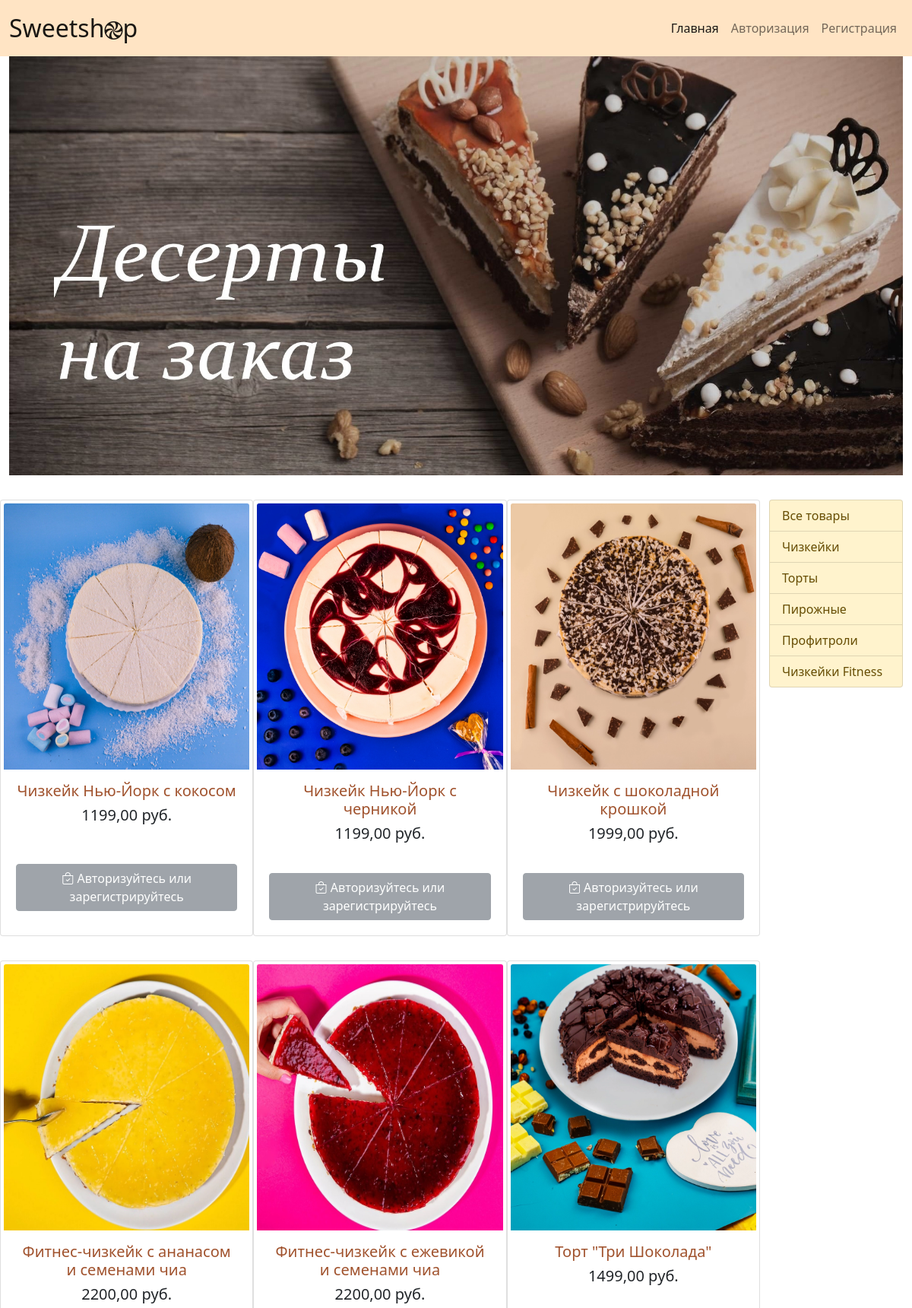
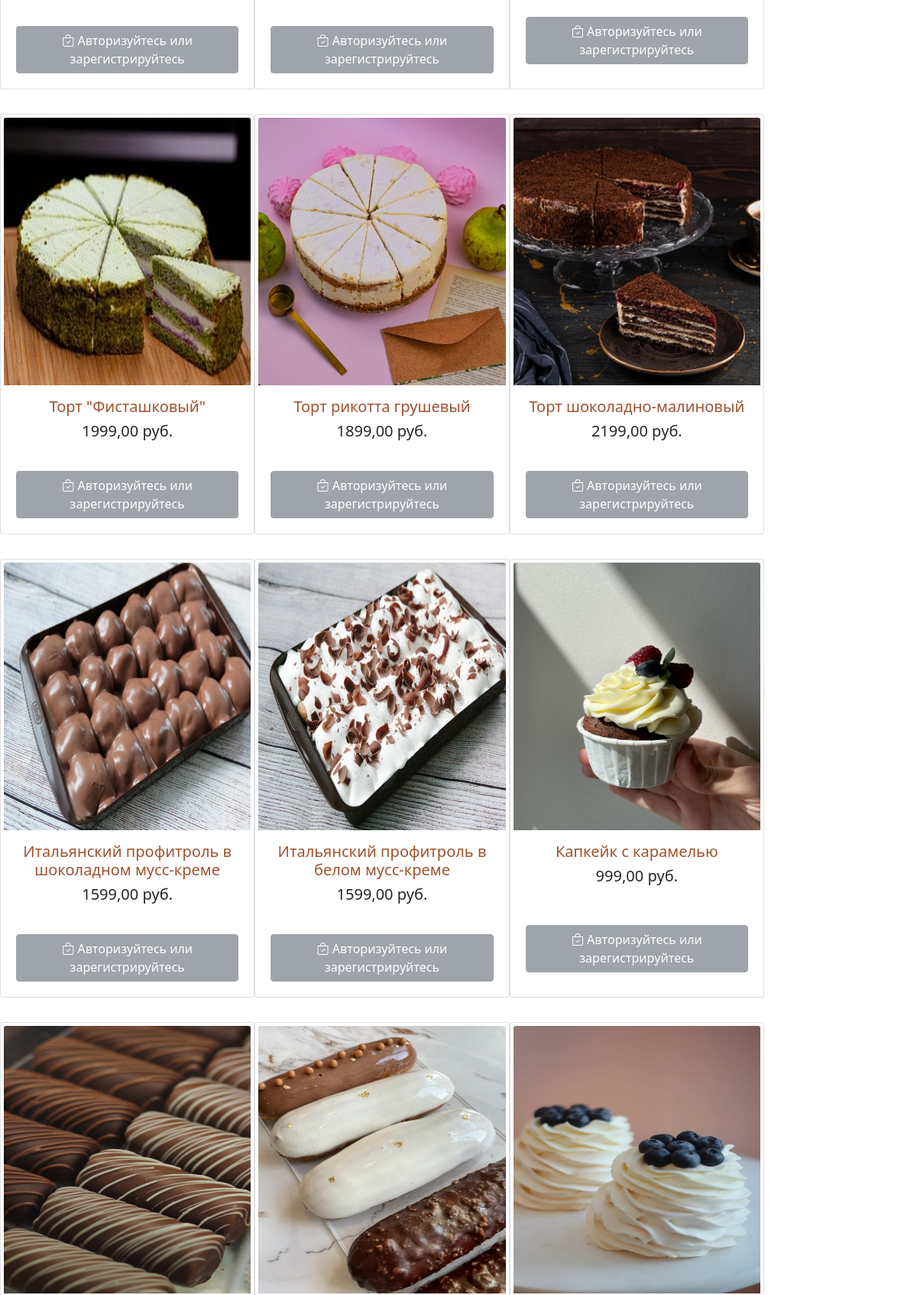
The page / (upper part) on the database its author committed (2 pictures, top to bottom).
### SweetshopApp/models.py (models this page shows, shortened)
class Product(models.Model):
    name = models.CharField(max_length=100, verbose_name='Название товара')
    slug = models.SlugField(verbose_name='URL')
    image = models.ImageField(upload_to="images/", height_field="image_height", width_field="image_width",
                              verbose_name = 'Изображение')
    image_height = models.PositiveIntegerField(
        null=True,
        blank=True,
        editable=False,
        default="525"
    )
    image_width = models.PositiveIntegerField(
        null=True,
        blank=True,
        editable=False,
        default="260"
    )
    category = models.ForeignKey(Category, on_delete=models.CASCADE, verbose_name='Категория')
    description = models.TextField(verbose_name='Описание', default='Описание появится позже')
    weight = models.FloatField(verbose_name='Вес', default=0)
    price = models.DecimalField(max_digits=9, decimal_places=2, verbose_name='Цена', default = 0)
    def get_absolute_url(self):
        return reverse('product_detail', kwargs={'cat_slug': self.category.slug, 'product_slug': self.slug})
    class Meta:
        verbose_name = 'Товар'
        verbose_name_plural = 'Товары'

class Category(models.Model):
    name = models.CharField(max_length=100, verbose_name='Название категории')
    slug = models.SlugField(verbose_name='URL')
    class Meta:
        verbose_name = 'Категория'
        verbose_name_plural = 'Категории'

### SweetshopApp/views.py (the view)
# urls.py: path('', BaseView.as_view(), name='base'),
class BaseView(CartMixin, views.View): #рендеринг главной страницы
    def get(self, request, *args, **kwargs):
        products = Product.objects.all()
        categories = Category.objects.all()
        context = {
            'cart': self.cart,
            'categories': categories,
            'products': products,
        }
        return render(request, 'base.html', context)

### SweetshopApp/mixins.py (called while the page is built, shortened)
    def dispatch(self, request, *args, **kwargs):
        cart = None
        self.cart = cart
        return super().dispatch(request, *args, **kwargs)

### SweetshopApp/templates/base.html (shortened to what this page needs)
<!DOCTYPE html>
{% load static %}
<html lang="en">
<head>
    <link rel="stylesheet" href="https://cdn.jsdelivr.net/npm/bootstrap-icons@1.8.1/font/bootstrap-icons.css">
    <link rel="stylesheet" href="https://pro.fontawesome.com/releases/v5.10.0/css/all.css"/>
    <link href="https://cdn.jsdelivr.net/npm/bootstrap@5.1.3/dist/css/bootstrap.min.css" rel="stylesheet">
</head>
<body>
<nav class="navbar navbar-expand-lg navbar-light"  style="background-color: bisque">
  <div class="container-fluid">
      <a class="navbar-brand" href="{% url 'base' %}" style="font-size: 2rem;">Sweetsh<i class="bi bi-hypnotize" style="font-size: 1.5rem;"></i>p</a>
    <div class="one-edge-shadow navbar navbar-light sticky-top navbar navbar-expand-lg
text-white" id="navbarSupportedContent">
      <ul class="navbar-nav me-auto mb-2 mb-lg-0">
        <li class="nav-item">
          <a class="nav-link active" aria-current="page" href="{% url 'base' %}">Главная</a>
        </li>
          {% if not request.user.is_authenticated %}
            <li class="nav-item">
                <a class="nav-link" href="{% url 'login' %}">Авторизация</a>
            </li>
            <li class="nav-item">
                <a class="nav-link" href="{% url 'registration'%}">Регистрация</a>
            </li>
          {% endif %}
      </ul>
    </div>
  </div>
</nav>
<div class="container-fluid">
{% block content %}
    <img src="{% static '1.jpg'%}" class="img-fluid w-100" alt="...">
        <div class="col-md-12 mt-3">
            <div class="row">
            <div class="col-md-10">
            <div class="row">
                {% for product in products %}
                    <div class="card col-md-4 p-1 mb-3 mt-3">
                        <a href="{{ product.get_absolute_url }}" class="text-decoration-none"><img src="{{ product.image.url }}" class="card-img-top" height="350px"></a>
                        <div class="card-body text-center">
                            <h5 class="card-title"><a href="{{ product.get_absolute_url }}" class="text-decoration-none" style="color: sienna">{{ product.name }}
                            </a></h5>
                            <h5 class="card-title">{{ product.price }} руб.</h5>
                        </div>
                    <div class="card-body text-center">
                        {% if request.user.is_authenticated %}
                                {% if product in cart.products_in_cart %}
                                    <a href="#">
                                    <button class="btn btn-dark">
                                        <i class="bi bi-bag-check-fill" style="font-size: 1rem;"></i> Товар в корзине
                                    </button></a>
                                {% else %}
                                    <a href="{% url 'add_to_cart' product_slug=product.slug %}">
                                        <button class="btn btn-outline-dark">
                                            <i class="bi bi-bag-check" style="font-size: 1rem;"></i>
                                    Добавить в корзину
                                            </button>
                                    </a>
                                {% endif %}
                        {% else %}
                            <a href="#" class="btn btn-secondary disabled"> <i class="bi bi-bag-check" style="font-size: 1rem;"></i>
                            Авторизуйтесь или зарегистрируйтесь
                            </a>
                        {% endif %}
                    </div>
                    </div>
                {% endfor %}
            </div>
            </div>
            <div class="col-md-2 mt-3">
                    <div class="list-group">
                        <a href="{% url 'base' %}" class="list-group-item list-group-item-warning list-group-item-action">Все товары</a>
                        {% for category in categories %}
                            {% if category == cat_selected %}
                            <a href="#" class="list-group-item list-group-item-warning list-group-item-active disabled" aria-current="true">{{ category.name}}</a>
                            {% else %}
                        <a href="{% url 'category' cat_slug=category.slug %}"
                                class="list-group-item list-group-item-warning list-group-item-action">{{category.name}}</a>
                            {% endif %}
                        {% endfor %}
                    </div>
            </div>
            </div>
        </div>
{% endblock content %}
</div>
</body>
</html>

### rows shown on the page
Product: image (picture), name "Чизкейк Нью-Йорк с кокосом", price "1199,00", shows "Авторизуйтесь или зарегистрируйтесь"
Product: image (picture), name "Чизкейк Нью-Йорк с черникой", price "1199,00", shows "Авторизуйтесь или зарегистрируйтесь"
Product: image (picture), name "Чизкейк с шоколадной крошкой", price "1999,00", shows "Авторизуйтесь или зарегистрируйтесь"
Product: image (picture), name "Фитнес-чизкейк с ананасом и семенами чиа", price "2200,00", shows "Авторизуйтесь или зарегистрируйтесь"
Product: image (picture), name "Фитнес-чизкейк с ежевикой и семенами чиа", price "2200,00", shows "Авторизуйтесь или зарегистрируйтесь"
Product: image (picture), name "Торт \"Три Шоколада\"", price "1499,00", shows "Авторизуйтесь или зарегистрируйтесь"
Product: image (picture), name "Торт \"Фисташковый\"", price "1999,00", shows "Авторизуйтесь или зарегистрируйтесь"
Product: image (picture), name "Торт рикотта грушевый", price "1899,00", shows "Авторизуйтесь или зарегистрируйтесь"
Product: image (picture), name "Торт шоколадно-малиновый", price "2199,00", shows "Авторизуйтесь или зарегистрируйтесь"
Product: image (picture), name "Итальянский профитроль в шоколадном мусс-креме", price "1599,00", shows "Авторизуйтесь или зарегистрируйтесь"
Product: image (picture), name "Итальянский профитроль в белом мусс-креме", price "1599,00", shows "Авторизуйтесь или зарегистрируйтесь"
Product: image (picture), name "Капкейк с карамелью", price "999,00", shows "Авторизуйтесь или зарегистрируйтесь"
Product: image (picture)
Product: image (picture)
Product: image (picture)
Category: name "Чизкейки"
Category: name "Торты"
Category: name "Пирожные"
Category: name "Профитроли"
Category: name "Чизкейки Fitness"
